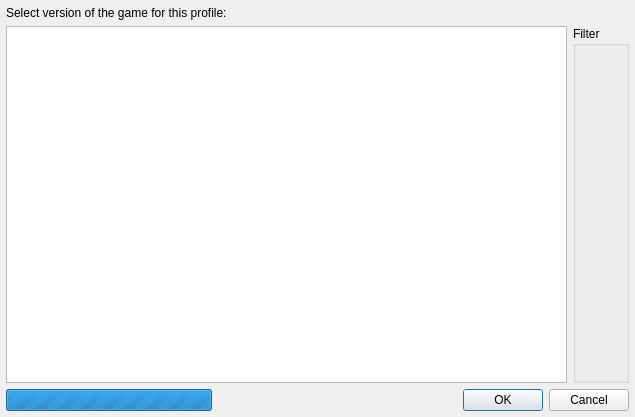
<?xml version="1.0" encoding="UTF-8"?>
<ui version="4.0">
 <class>VersionChooserForm</class>
 <widget class="Form" name="VersionChooserForm">
  <property name="geometry">
   <rect>
    <x>0</x>
    <y>0</y>
    <width>635</width>
    <height>417</height>
   </rect>
  </property>
  <property name="windowTitle">
   <string>Versions</string>
  </property>
  <layout class="QVBoxLayout" name="verticalLayout">
   <property name="leftMargin">
    <number>6</number>
   </property>
   <property name="topMargin">
    <number>6</number>
   </property>
   <property name="rightMargin">
    <number>6</number>
   </property>
   <property name="bottomMargin">
    <number>6</number>
   </property>
   <item>
    <widget class="QLabel" name="label">
     <property name="text">
      <string>Select version of the game for this profile:</string>
     </property>
    </widget>
   </item>
   <item>
    <layout class="QHBoxLayout" name="horizontalLayout_2">
     <property name="topMargin">
      <number>0</number>
     </property>
     <item>
      <widget class="QTreeView" name="treeView"/>
     </item>
     <item>
      <widget class="QGroupBox" name="filters">
       <property name="title">
        <string>Filter</string>
       </property>
       <layout class="QVBoxLayout" name="verticalLayout_3"/>
      </widget>
     </item>
    </layout>
   </item>
   <item>
    <layout class="QHBoxLayout" name="horizontalLayout">
     <property name="topMargin">
      <number>0</number>
     </property>
     <item>
      <widget class="QProgressBar" name="progressBar">
       <property name="maximum">
        <number>0</number>
       </property>
       <property name="value">
        <number>0</number>
       </property>
       <property name="textVisible">
        <bool>false</bool>
       </property>
      </widget>
     </item>
     <item>
      <spacer name="horizontalSpacer">
       <property name="orientation">
        <enum>Qt::Horizontal</enum>
       </property>
       <property name="sizeHint" stdset="0">
        <size>
         <width>40</width>
         <height>20</height>
        </size>
       </property>
      </spacer>
     </item>
     <item>
      <widget class="QDialogButtonBox" name="buttonBox">
       <property name="standardButtons">
        <set>QDialogButtonBox::Cancel|QDialogButtonBox::Ok</set>
       </property>
      </widget>
     </item>
    </layout>
   </item>
  </layout>
 </widget>
 <layoutdefault spacing="6" margin="11"/>
 <customwidgets>
  <customwidget>
   <class>Form</class>
   <extends>QWidget</extends>
   <header>form.h</header>
   <container>1</container>
  </customwidget>
 </customwidgets>
 <resources/>
 <connections/>
</ui>
